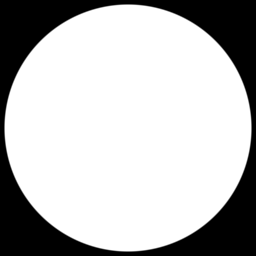
#> input picture tsks24/lab3/circle.tif, 256 x 256 px
$ python DemoG.py
#> lines starting #> are read from the running program, lines starting #| are printed output that depends on the picture
import numpy as np
from scipy import signal, misc
from matplotlib import pyplot as plt
plt.rcParams['image.interpolation'] = 'nearest'

Im = np.double(plt.imread('circle.tif'))
#> Im: shape (256, 256) float64; min 0, max 255, mean 186.4


laplace = np.array([[0., 1., 0.], [1., -4., 1.], [0., 1., 0.]])

plt.figure(2)
plt.subplot(121)
plt.imshow(Im,'gray',clim=(0,255))
plt.title('original image')
plt.colorbar()

Imlaplace = signal.convolve2d(Im,laplace,'same')
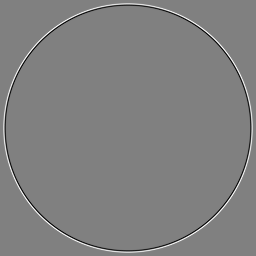
#> Imlaplace: shape (256, 256) float64; min -202, max 200, mean 0; drawn with min black and max white
plt.subplot(122)
plt.imshow(Imlaplace,'gray',clim=(-128,127))
plt.title('laplace image')
plt.colorbar()

plt.show(block=True)
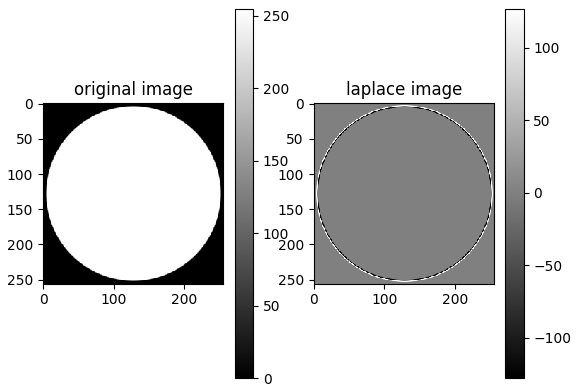
#> figure drawn by matplotlib, 4 panels
